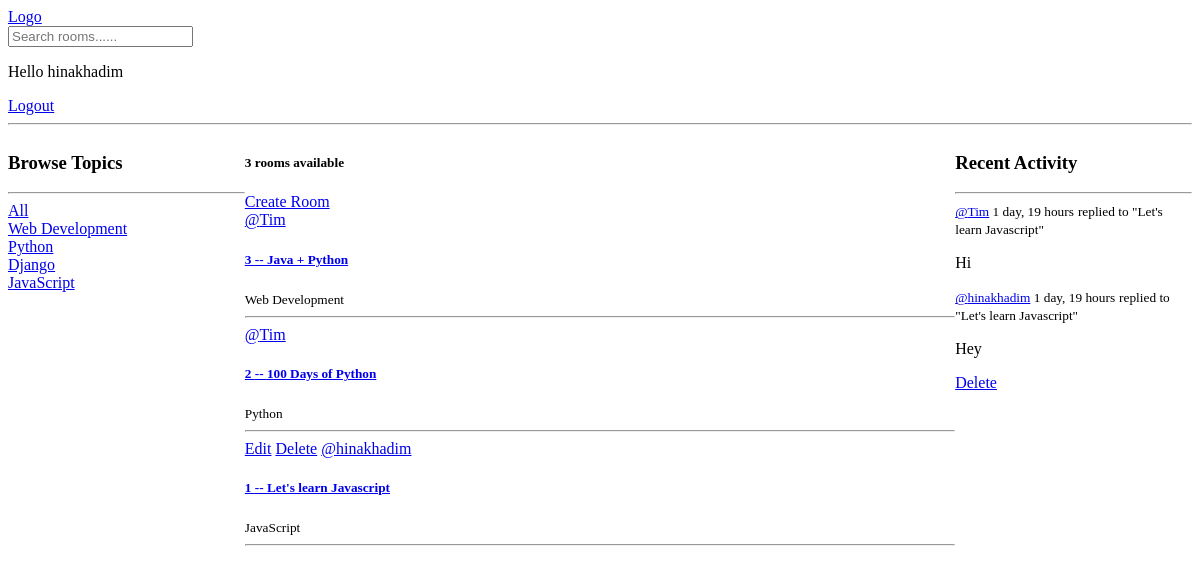
The app's page / (signed in), older data.
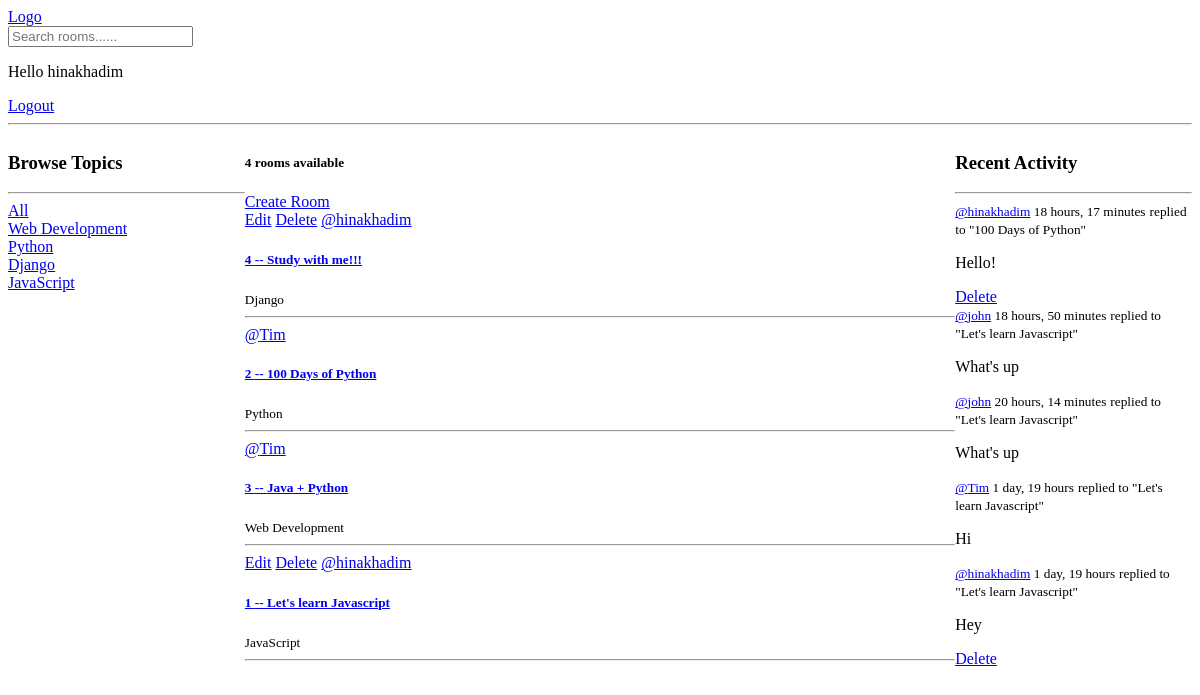
The same page, newer data.
### base/models.py (models this page shows, shortened)
class Topic(models.Model):
    name = models.CharField(max_length=200)

class Room(models.Model):
    host = models.ForeignKey(User, on_delete=models.SET_NULL, null=True)
    topic = models.ForeignKey(Topic, on_delete=models.SET_NULL, null=True)
    name = models.CharField(max_length=200)
    description = models.TextField(null=True, blank=True)
    participants = models.ManyToManyField(
        User, related_name='participants', blank=True
    )
    updated = models.DateTimeField(auto_now=True)
    created = models.DateTimeField(auto_now_add=True)
    class Meta:
        ordering = ['-updated', '-created']
    def __str__(self) -> str:
        return self.name

class Message(models.Model):
    user = models.ForeignKey(User, on_delete=models.SET_NULL, null=True)
    room = models.ForeignKey(Room, on_delete=models.SET_NULL, null=True)
    body = models.TextField()
    updated = models.DateTimeField(auto_now=True)
    created = models.DateTimeField(auto_now_add=True)

### base/views.py (the view)
# urls.py: path('', views.home, name='home'),
def home(request):
    q = request.GET.get("q") if request.GET.get("q") is not None else ''
    rooms = Room.objects.filter(Q(topic__name__icontains=q) |
                                Q(name__icontains=q) |
                                Q(description__icontains=q)
                                )
    topics = Topic.objects.all()
    room_count = rooms.count()
    room_messages = Message.objects.all().filter(
        Q(room__name__icontains=q)).order_by('-created')
    context = {'rooms': rooms, 'topics': topics,
               'room_count': room_count, 'room_messages': room_messages}
    return render(request, 'base/home.html', context)

### base/templates/base/home.html
{% extends 'base/layout.html' %} {% block body %}
<div class="home-container">
  <div>{% include 'base/topics_component.html' %}</div>
  <div>
    <h5>{{room_count}} rooms available</h5>
    <a href="{% url 'base:create-room' %}">Create Room </a>
    {% include 'base/feed_component.html' %}
  </div>
  <div class="activity">{% include 'base/activity_component.html' %}</div>
</div>
{% endblock body %}

### base/templates/base/topics_component.html
<h3>Browse Topics</h3>
<hr />
<div>
  <a href="{% url 'base:home' %}">All</a>
</div>
{% for topic in topics %}
<div>
  <a href="{% url 'base:home' %}?q={{topic.name}}">{{topic.name}}</a>
</div>
{% endfor %}

### base/templates/base/feed_component.html
<div>
  {% for room in rooms %}
  <div>
    {% if request.user == room.host %}
    <a href="{% url 'base:update-room' room.id %}">Edit</a>
    <a href="{% url 'base:delete-room' room.id %}">Delete</a>
    {% endif %}
    <a href="{% url 'base:user-profile' room.host.id %}"
      >@{{room.host.username}}</a
    >
    <a href="{% url 'base:room' room.id %}">
      <h5>{{room.id}} -- {{room.name}}</h5></a
    >
    <small>{{room.topic.name}}</small>
  </div>
  <hr />
  {% endfor %}
</div>

### base/templates/base/activity_component.html
<h3>Recent Activity</h3>
<hr />
{% for message in room_messages %}
<div>
  <small
    ><a href="{% url 'base:user-profile' message.user.id%}">
      @{{message.user}}</a
    >
    {{message.created|timesince}}</small
  >
  <small>replied to "{{message.room}}"</small>
  <p>{{message.body}}</p>
  {% if request.user == message.user %}
  <a href="{% url 'base:delete-message' message.id %}">Delete</a>
  {% endif %}
</div>
{% endfor %}

Row changes from the older to the newer data that the page shows:
added Room: shows "Edit", host.username "hinakhadim", id "4", name "Study with me!!!", topic.name "Django"
changed Room "100 Days of Python": moves up the list
added Message: user "hinakhadim", created "18 hours, 17 minutes", room "100 Days of Python", body "Hello!", shows "Delete"
added Message: user "john", created "18 hours, 50 minutes", room "Let's learn Javascript", body "What's up"
added Message: user "john", created "20 hours, 14 minutes", room "Let's learn Javascript", body "What's up"
Text that changed along with them:
{{ room_count }}: "3" → "4"
